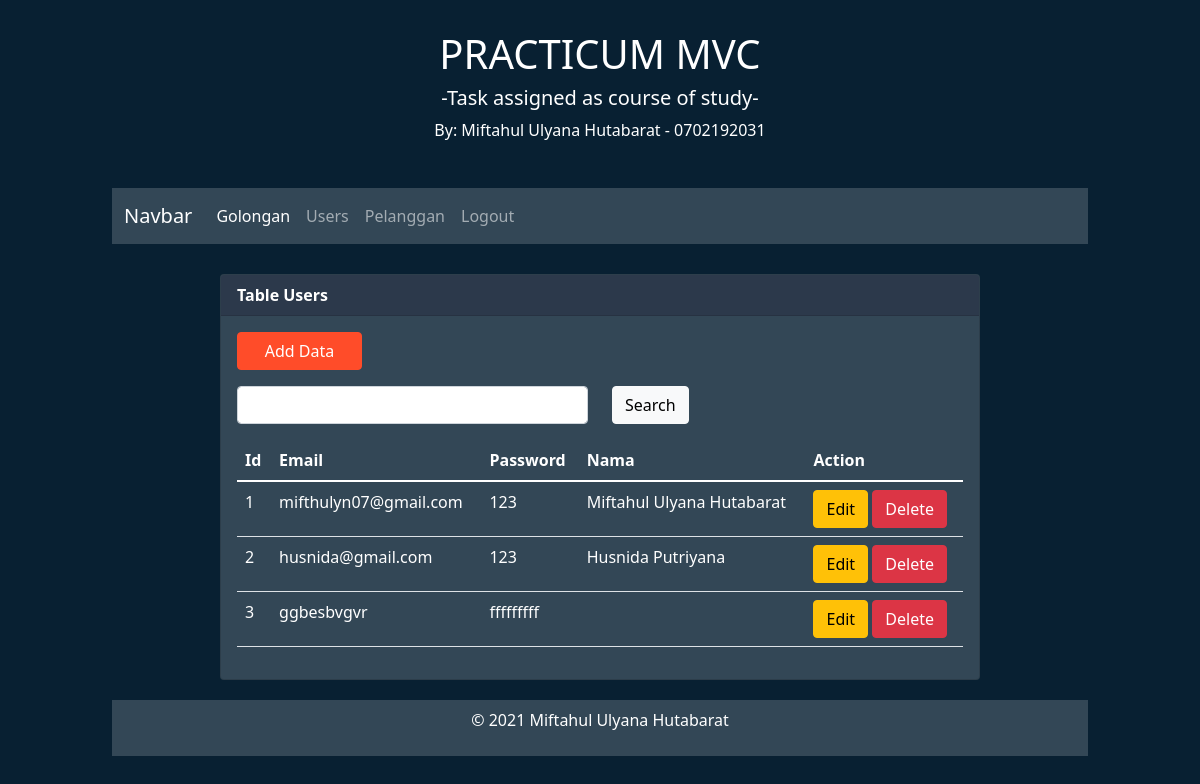
Page /public/users on the committed database.
### tables this page shows
CREATE TABLE `tb_users` (
  `user_id` int(11) NOT NULL,
  `user_email` varchar(50) NOT NULL,
  `user_password` varchar(100) DEFAULT NULL,
  `user_nama` varchar(100) DEFAULT NULL,
  `user_alamat` text DEFAULT NULL,
  `user_hp` varchar(25) DEFAULT NULL,
  `user_pos` varchar(5) DEFAULT NULL,
  `user_role` tinyint(2) DEFAULT NULL,
  `user_aktif` tinyint(2) DEFAULT NULL,
  `created_at` timestamp NOT NULL DEFAULT current_timestamp() ON UPDATE current_timestamp(),
  `updated_at` datetime DEFAULT NULL,
  PRIMARY KEY (`user_id`,`user_email`)
);

### app/core/Controller.php (called while the page is built, shortened)
<?php
class Controller{
     public function view($view, $data = []){
          require_once("../app/views/" . $view . ".php");
     }
     public function model($model){
          return new $model;
     }
}
?>

### app/controllers/Users.php (called while the page is built, shortened)
<?php
class Users extends Controller
{
     public function index()
     {
          $data["judul"] = "Users";
          $data["users"] = $this->model("Users_model")->getAllUsers();
          $this->view("users/index", $data);
     }
}

### app/core/App.php (called while the page is built, shortened)
<?php
class App{
     protected $method = 'index';
     protected $params = [];
     public function __construct(){
          $this->controller = new $this->controller;
          call_user_func_array([$this->controller, $this->method], $this->params);
     }
}

### public/index.php (called while the page is built, shortened)
<?php
$app = new App;

### app/core/Database.php (called while the page is built, shortened)
<?php
class Database{
     private $host       = DB_HOST;
     private $user       = DB_USER;
     private $pass       = DB_PASS;
     private $db_name    = DB_NAME;
     private $dbh;
     private $stmt;
     public function __construct(){
          $dsn = "mysql:host=" . $this->host . ";dbname=" . $this->db_name;
          $option =[
               PDO::ATTR_PERSISTENT => true,
               PDO::ATTR_ERRMODE => PDO::ERRMODE_EXCEPTION
          ];
          try{
               $this->dbh = new PDO($dsn, $this->user, $this->pass, $option);
          }catch(PDOException $e){
               die($e->getMessage());
          }
     }
     public function query($query){
          $this->stmt = $this->dbh->prepare($query);
     }
     public function execute(){
          $this->stmt->execute();
     }
     public function resultSet(){
          $this->execute();
          return $this->stmt->fetchAll(PDO::FETCH_ASSOC);
     }
}
?>

### app/models/Users_model.php (called while the page is built, shortened)
<?php
class Users_model
{
     private $table = 'tb_users';
     private $db;
     public function __construct()
     {
          $this->db = new Database;
     }
     public function getAllUsers()
     {
          $this->db->query("SELECT * FROM " . $this->table);
          return $this->db->resultSet();
     }
}

### app/views/users/index.php (the view, shortened to what this page needs)
<main style="max-width:800px; margin:10px auto;">
     <div class="card" style="background-color:#334756; margin:20px;">
          <div class="card-header" style="background-color:#2C394B; font-weight:bold;">
               Table Users
          </div>
          <div class="card-body">
               <div class="mb-3 row">
                    <button type="button" class="btn btn-primary col-sm-2" style="background-color: #FF4C29; border: 1px solid #FF4C29; margin-left:12px;" data-bs-toggle="modal" data-bs-target="#modalCreate">
                         Add Data
                    </button>
               </div>
               <form action="<?php echo BASEURL; ?>/users/cari" method="POST">
                    <div class="mb-3 row">
                         <div class="col-sm-6">
                              <input type="text" class="form-control" name="keyword" autofocus>
                         </div>
                         <div class="col-sm-1">
                              <button type="submit" name="btnSearch" class="btn btn-light">Search</button>
                         </div>
                    </div>
               </form>
               <table class="table table-hover text-white">
                    <thead>
                         <tr>
                              <th scope="col">Id</th>
                              <th scope="col">Email</th>
                              <th scope="col">Password</th>
                              <th scope="col">Nama</th>
                              <th colspan="2" scope="col">Action</th>
                         </tr>
                    </thead>
                    <tbody>
                         <?php foreach ($data["users"] as $users) :
                              $user_id       =    $users["user_id"];
                              $user_email    =    $users["user_email"];
                              $user_password =    $users["user_password"];
                              $user_nama     =    $users["user_nama"];
                         ?>
                              <tr>
                                   <td><?php echo $user_id; ?></td>
                                   <td><?php echo $user_email; ?></td>
                                   <td><?php echo $user_password; ?></td>
                                   <td><?php echo $user_nama; ?></td>
                                   <td scope="row">
                                        <button type="button" class="btn btn-warning" data-bs-toggle="modal" data-bs-target="#modalEdit<?php echo $user_id; ?>">
                                             Edit
                                        </button>
                                        <a href="<?php echo BASEURL; ?>/users/hapus/<?php echo $user_id; ?>" onclick="return confirm('yakin ingin menghapus data?')">
                                             <button type="button" class="btn btn-danger">Delete</button>
                                        </a>
                                   </td>
                              </tr>
                         <?php endforeach; ?>
                    </tbody>
               </table>
          </div>
     </div>
</main>

### rows in the picture
tb_users: user "1", user_email "mifthulyn07@gmail.com", user_password "123", user_nama "Miftahul Ulyana Hutabarat"
tb_users: user "2", user_email "husnida@gmail.com", user_password "123", user_nama "Husnida Putriyana"
tb_users: user "3", user_email "ggbesbvgvr", user_password "fffffffff"
